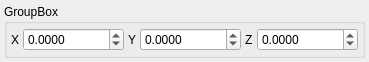
<?xml version="1.0" encoding="UTF-8"?>
<ui version="4.0">
 <class>NamedVectorWidget</class>
 <widget class="QWidget" name="NamedVectorWidget">
  <property name="geometry">
   <rect>
    <x>0</x>
    <y>0</y>
    <width>361</width>
    <height>61</height>
   </rect>
  </property>
  <property name="windowTitle">
   <string>NamedVectorWidget</string>
  </property>
  <layout class="QVBoxLayout" name="verticalLayout">
   <property name="spacing">
    <number>0</number>
   </property>
   <property name="leftMargin">
    <number>4</number>
   </property>
   <property name="topMargin">
    <number>4</number>
   </property>
   <property name="rightMargin">
    <number>4</number>
   </property>
   <property name="bottomMargin">
    <number>4</number>
   </property>
   <item>
    <widget class="QGroupBox" name="groupBox">
     <property name="title">
      <string>GroupBox</string>
     </property>
     <property name="flat">
      <bool>false</bool>
     </property>
     <property name="checkable">
      <bool>false</bool>
     </property>
     <property name="checked">
      <bool>false</bool>
     </property>
     <layout class="QHBoxLayout" name="horizontalLayout">
      <property name="spacing">
       <number>4</number>
      </property>
      <property name="leftMargin">
       <number>4</number>
      </property>
      <property name="topMargin">
       <number>4</number>
      </property>
      <property name="rightMargin">
       <number>4</number>
      </property>
      <property name="bottomMargin">
       <number>4</number>
      </property>
      <item>
       <widget class="QLabel" name="label">
        <property name="text">
         <string>X</string>
        </property>
       </widget>
      </item>
      <item>
       <widget class="QDoubleSpinBox" name="xInput">
        <property name="sizePolicy">
         <sizepolicy hsizetype="MinimumExpanding" vsizetype="Fixed">
          <horstretch>0</horstretch>
          <verstretch>0</verstretch>
         </sizepolicy>
        </property>
        <property name="decimals">
         <number>4</number>
        </property>
        <property name="minimum">
         <double>-1000000.000000000000000</double>
        </property>
        <property name="maximum">
         <double>1000000.000000000000000</double>
        </property>
        <property name="stepType">
         <enum>QAbstractSpinBox::AdaptiveDecimalStepType</enum>
        </property>
       </widget>
      </item>
      <item>
       <widget class="QLabel" name="label_2">
        <property name="sizePolicy">
         <sizepolicy hsizetype="Minimum" vsizetype="Preferred">
          <horstretch>0</horstretch>
          <verstretch>0</verstretch>
         </sizepolicy>
        </property>
        <property name="text">
         <string>Y</string>
        </property>
       </widget>
      </item>
      <item>
       <widget class="QDoubleSpinBox" name="yInput">
        <property name="sizePolicy">
         <sizepolicy hsizetype="MinimumExpanding" vsizetype="Fixed">
          <horstretch>0</horstretch>
          <verstretch>0</verstretch>
         </sizepolicy>
        </property>
        <property name="decimals">
         <number>4</number>
        </property>
        <property name="minimum">
         <double>-1000000.000000000000000</double>
        </property>
        <property name="maximum">
         <double>1000000.000000000000000</double>
        </property>
        <property name="stepType">
         <enum>QAbstractSpinBox::AdaptiveDecimalStepType</enum>
        </property>
       </widget>
      </item>
      <item>
       <widget class="QLabel" name="label_3">
        <property name="text">
         <string>Z</string>
        </property>
       </widget>
      </item>
      <item>
       <widget class="QDoubleSpinBox" name="zInput">
        <property name="sizePolicy">
         <sizepolicy hsizetype="MinimumExpanding" vsizetype="Fixed">
          <horstretch>0</horstretch>
          <verstretch>0</verstretch>
         </sizepolicy>
        </property>
        <property name="decimals">
         <number>4</number>
        </property>
        <property name="minimum">
         <double>-1000000.000000000000000</double>
        </property>
        <property name="maximum">
         <double>1000000.000000000000000</double>
        </property>
        <property name="stepType">
         <enum>QAbstractSpinBox::AdaptiveDecimalStepType</enum>
        </property>
       </widget>
      </item>
     </layout>
    </widget>
   </item>
  </layout>
 </widget>
 <layoutdefault spacing="6" margin="11"/>
 <resources/>
 <connections/>
</ui>
